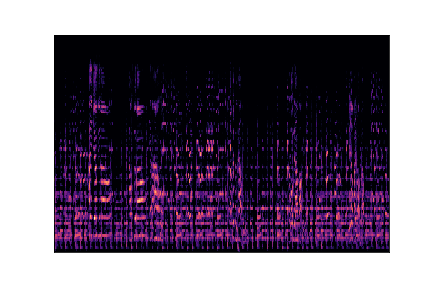
#> input picture data/images_original/blues/blues00004.png, 432 x 288 px; its folder holds only this picture in this run
$ jupyter execute --allow-errors 'Music Genre Classifier - Spectrogram.ipynb'
#> lines starting #> are read from the running program, lines starting #| are printed output that depends on the picture
# Procesando los datos mediante espectogramas de Mel

[cell 1]
import os
import numpy as np
import matplotlib.pyplot as plt
import matplotlib.image as mpimg
import pandas as pd
import cv2 #pip install opencv-python
from sklearn.metrics import confusion_matrix, f1_score
from scipy.optimize import minimize
import librosa
import librosa.display
from sklearn.preprocessing import normalize

[cell 2]
IMG = './data/images_original/'
#IMG = './dataset/'
img_dataset = []
genre_target = []
genres = {}
i = 0
for root, dirs, files in os.walk(IMG):
    for name in files:
        filename = os.path.join(root, name)
        img_dataset.append(filename)
        genre = filename.split('\\')[0].split('/')[-1]
        genre_target.append(genre)

        if(genre not in genres):
            genres[genre] = i
            i+=1
#> pass 2 of the loop `for root, dirs, files in os.walk(IMG):`:

[cell 3]
print(genres)

[cell 4]
img = cv2.imread(img_dataset[0],0)
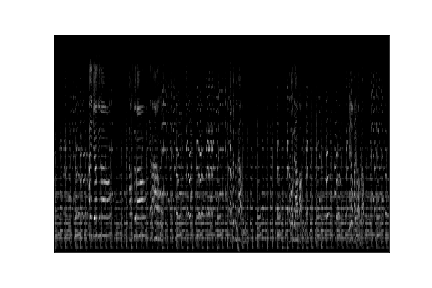
#> img: shape (288, 432); min 0, max 255, mean 115.1
print("Initial shape:",img.shape)
#| Initial shape: (288, 432)
plt.imshow(img, interpolation = 'bicubic', cmap='viridis')
plt.title("Espectrograma de Mel")
plt.axis('off')
plt.show()

**Nota:** recortar los bordes externos, al pasarlos como datos no aportan nada

[cell 5]
def crop_borders(img,x1=35,x2=252,y1=54,y2=389):
#> called with x1 = 35, x2 = 252, y1 = 54, y2 = 389
    cropped = img[x1:x2,y1:y2]
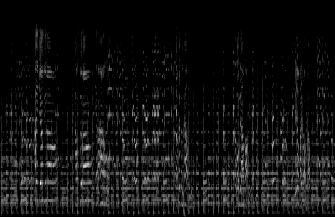
#> cropped: shape (217, 335); min 0, max 245, mean 17.1
    return cropped

[cell 6]
img = cv2.imread(img_dataset[0],0)
img = crop_borders(img)
print("Shape:",img.shape)
#| Shape: (217, 335)
plt.imshow(img, interpolation = 'bicubic', cmap='viridis')
plt.title("Espectrograma de Mel")
plt.axis('off')
plt.show()

[cell 7]
def get_y():
    '''Convierte los generos en un array de targets y'''
    y = []
    for genre in genre_target:
        #OneHot encoding?
        n = genres[genre]
        y.append(n)
    return np.array(y)

def get_x(shape=[999,217*335], flag=0):
#> called with flag = 0
    x = np.empty(shape, np.uint8)
    for i in range(len(img_dataset)):
        img = cv2.imread(img_dataset[i],flag)
        img = crop_borders(img)
        x[i] = img.ravel()
#> pass 2 of the loop in get_x, `for i in range(len(img_dataset)):`:
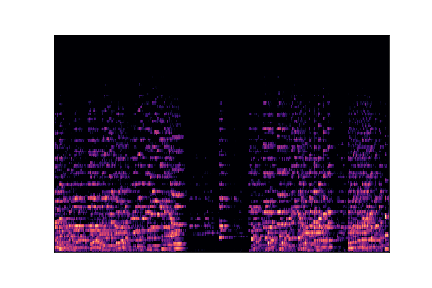
#> input picture data/images_original/classical/classical00005.png, 432 x 288 px
#> in get_x, `img = cv2.imread(img_dataset[i],flag)`:
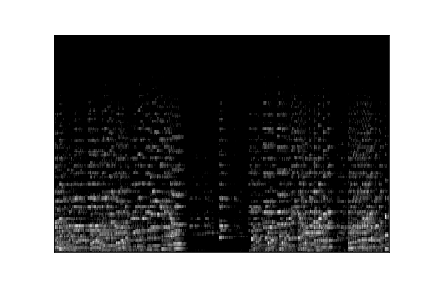
#> img: shape (288, 432); min 0, max 255, mean 115.6
#> in crop_borders (call 3), `cropped = img[x1:x2,y1:y2]`:
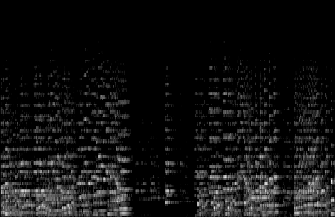
#> cropped: shape (217, 335); min 0, max 245, mean 18
    return np.array(x)

[cell 8]
X = get_x()

[cell 9]
y = get_y()
y = y.reshape(len(y),1)

[cell 10]
print(X.shape, y.shape)

[cell 11]
def show_sample_imgs(dataset, cmap='viridis', c=2, r=5):
#> called with dataset = array of shape (999, 217, 335), cmap = 'viridis', c = 2, r = 5
    np.random.seed(5)
    fig=plt.figure(figsize=(15, 15))
    columns = c
    rows = r

    if(c == 2 and r == 5):
        sample = [i * 100 for i in range(len(genres))]
    else:
        sample = np.random.choice(len(img_dataset), columns*rows, 42)
    for i, j in zip(range(1, columns*rows +1),sample):
        fig.add_subplot(rows, columns, i)
        plt.title(genre_target[j])
        plt.imshow(dataset[j], cmap)
        plt.axis('off')
    plt.show()

print("\t\t\t Muestreo de espectogramas de Mel de diferentes generos")
#> (the rest of this cell did not finish here and is left out)
